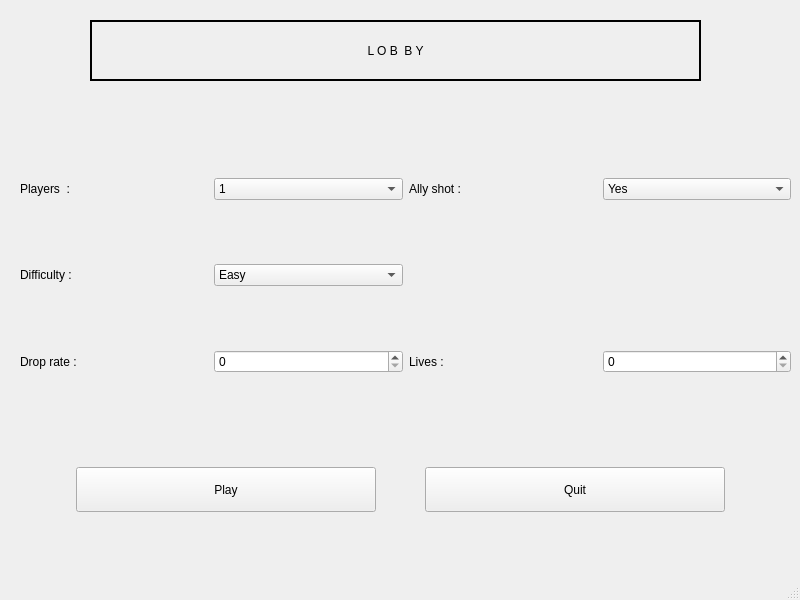
<?xml version="1.0" encoding="UTF-8"?>
<ui version="4.0">
 <class>lobby</class>
 <widget class="QMainWindow" name="lobby">
  <property name="geometry">
   <rect>
    <x>0</x>
    <y>0</y>
    <width>800</width>
    <height>600</height>
   </rect>
  </property>
  <property name="windowTitle">
   <string>lobby</string>
  </property>
  <widget class="QWidget" name="centralwidget">
   <widget class="QLabel" name="label">
    <property name="geometry">
     <rect>
      <x>90</x>
      <y>20</y>
      <width>611</width>
      <height>61</height>
     </rect>
    </property>
    <property name="frameShape">
     <enum>QFrame::WinPanel</enum>
    </property>
    <property name="text">
     <string> L O B  B Y </string>
    </property>
    <property name="alignment">
     <set>Qt::AlignCenter</set>
    </property>
   </widget>
   <widget class="QWidget" name="gridLayoutWidget">
    <property name="geometry">
     <rect>
      <x>20</x>
      <y>120</y>
      <width>771</width>
      <height>311</height>
     </rect>
    </property>
    <layout class="QGridLayout" name="gridLayout">
     <item row="0" column="1">
      <widget class="QComboBox" name="comboBox">
       <item>
        <property name="text">
         <string>1</string>
        </property>
       </item>
       <item>
        <property name="text">
         <string>2</string>
        </property>
       </item>
      </widget>
     </item>
     <item row="3" column="3">
      <widget class="QLabel" name="label_6">
       <property name="text">
        <string>Lives : </string>
       </property>
      </widget>
     </item>
     <item row="3" column="0">
      <widget class="QLabel" name="label_5">
       <property name="text">
        <string>Drop rate :</string>
       </property>
      </widget>
     </item>
     <item row="3" column="4">
      <widget class="QSpinBox" name="spinBox_2"/>
     </item>
     <item row="0" column="4">
      <widget class="QComboBox" name="comboBox_2">
       <item>
        <property name="text">
         <string>Yes</string>
        </property>
       </item>
       <item>
        <property name="text">
         <string> No</string>
        </property>
       </item>
      </widget>
     </item>
     <item row="0" column="3">
      <widget class="QLabel" name="label_4">
       <property name="text">
        <string>Ally shot : </string>
       </property>
      </widget>
     </item>
     <item row="0" column="0">
      <widget class="QLabel" name="playersLabel">
       <property name="text">
        <string>Players  :</string>
       </property>
      </widget>
     </item>
     <item row="3" column="1">
      <widget class="QSpinBox" name="spinBox"/>
     </item>
     <item row="2" column="0">
      <widget class="QLabel" name="label_2">
       <property name="text">
        <string>Difficulty : </string>
       </property>
      </widget>
     </item>
     <item row="2" column="1">
      <widget class="QComboBox" name="comboBox_3">
       <item>
        <property name="text">
         <string>Easy</string>
        </property>
       </item>
       <item>
        <property name="text">
         <string>Normal</string>
        </property>
       </item>
       <item>
        <property name="text">
         <string>Hard</string>
        </property>
       </item>
      </widget>
     </item>
    </layout>
   </widget>
   <widget class="QWidget" name="horizontalLayoutWidget">
    <property name="geometry">
     <rect>
      <x>60</x>
      <y>450</y>
      <width>681</width>
      <height>80</height>
     </rect>
    </property>
    <layout class="QHBoxLayout" name="horizontalLayout">
     <property name="spacing">
      <number>36</number>
     </property>
     <property name="leftMargin">
      <number>3</number>
     </property>
     <property name="rightMargin">
      <number>3</number>
     </property>
     <item>
      <widget class="QPushButton" name="pushButton">
       <property name="minimumSize">
        <size>
         <width>300</width>
         <height>45</height>
        </size>
       </property>
       <property name="maximumSize">
        <size>
         <width>300</width>
         <height>45</height>
        </size>
       </property>
       <property name="text">
        <string>Play</string>
       </property>
      </widget>
     </item>
     <item>
      <widget class="QPushButton" name="pushButton_2">
       <property name="minimumSize">
        <size>
         <width>300</width>
         <height>45</height>
        </size>
       </property>
       <property name="maximumSize">
        <size>
         <width>300</width>
         <height>45</height>
        </size>
       </property>
       <property name="text">
        <string>Quit</string>
       </property>
      </widget>
     </item>
    </layout>
   </widget>
  </widget>
  <widget class="QMenuBar" name="menubar">
   <property name="geometry">
    <rect>
     <x>0</x>
     <y>0</y>
     <width>800</width>
     <height>22</height>
    </rect>
   </property>
  </widget>
  <widget class="QStatusBar" name="statusbar"/>
 </widget>
 <resources/>
 <connections/>
</ui>
